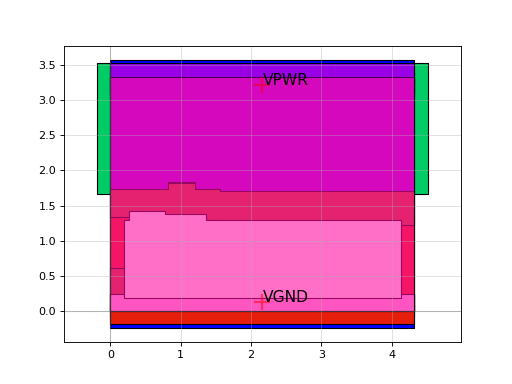

The Python source for this figure:
import sky130

c = sky130.components.sky130_fd_sc_hs__nand4bb_1()
c.plot()
